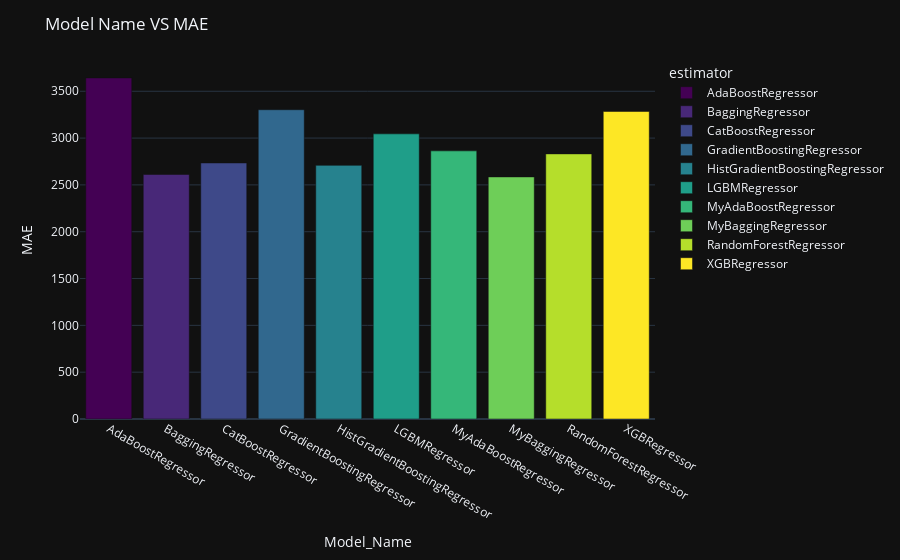

Write notebook code for a chart like this one.
### Code cell
x_name = 'estimator'
y_name = 'test_neg_mean_absolute_error'
fig = px.bar(cv_results_models.groupby(x_name, as_index=False).mean(), x=x_name, y=y_name, color=x_name,
             color_discrete_sequence=px.colors.sequential.Viridis)
fig.update_layout(title_text='Model Name VS MAE', xaxis_title='Model_Name', yaxis_title='MAE')
fig.show()

### Figure 1 — Plotly figure (JSON) as saved in the notebook; plotly's stock layout.template omitted (floating-point values rounded to 4 significant figures)
{"data": [{"alignmentgroup": "True", "hovertemplate": "estimator=%{x}<br>test_neg_mean_absolute_error=%{y}<extra></extra>", "legendgroup": "AdaBoostRegressor", "marker": {"color": "#440154", "pattern": {"shape": ""}}, "name": "AdaBoostRegressor", "offsetgroup": "AdaBoostRegressor", "orientation": "v", "showlegend": true, "textposition": "auto", "x": ["AdaBoostRegressor"], "xaxis": "x", "y": [3642.0], "yaxis": "y", "type": "bar"}, {"alignmentgroup": "True", "hovertemplate": "estimator=%{x}<br>test_neg_mean_absolute_error=%{y}<extra></extra>", "legendgroup": "BaggingRegressor", "marker": {"color": "#482878", "pattern": {"shape": ""}}, "name": "BaggingRegressor", "offsetgroup": "BaggingRegressor", "orientation": "v", "showlegend": true, "textposition": "auto", "x": ["BaggingRegressor"], "xaxis": "x", "y": [2612.0], "yaxis": "y", "type": "bar"}, {"alignmentgroup": "True", "hovertemplate": "estimator=%{x}<br>test_neg_mean_absolute_error=%{y}<extra></extra>", "legendgroup": "CatBoostRegressor", "marker": {"color": "#3e4989", "pattern": {"shape": ""}}, "name": "CatBoostRegressor", "offsetgroup": "CatBoostRegressor", "orientation": "v", "showlegend": true, "textposition": "auto", "x": ["CatBoostRegressor"], "xaxis": "x", "y": [2734.0], "yaxis": "y", "type": "bar"}, {"alignmentgroup": "True", "hovertemplate": "estimator=%{x}<br>test_neg_mean_absolute_error=%{y}<extra></extra>", "legendgroup": "GradientBoostingRegressor", "marker": {"color": "#31688e", "pattern": {"shape": ""}}, "name": "GradientBoostingRegressor", "offsetgroup": "GradientBoostingRegressor", "orientation": "v", "showlegend": true, "textposition": "auto", "x": ["GradientBoostingRegressor"], "xaxis": "x", "y": [3303.0], "yaxis": "y", "type": "bar"}, {"alignmentgroup": "True", "hovertemplate": "estimator=%{x}<br>test_neg_mean_absolute_error=%{y}<extra></extra>", "legendgroup": "HistGradientBoostingRegressor", "marker": {"color": "#26828e", "pattern": {"shape": ""}}, "name": "HistGradientBoostingRegressor", "offsetgroup": "HistGradientBoostingRegressor", "orientation": "v", "showlegend": true, "textposition": "auto", "x": ["HistGradientBoostingRegressor"], "xaxis": "x", "y": [2709.0], "yaxis": "y", "type": "bar"}, {"alignmentgroup": "True", "hovertemplate": "estimator=%{x}<br>test_neg_mean_absolute_error=%{y}<extra></extra>", "legendgroup": "LGBMRegressor", "marker": {"color": "#1f9e89", "pattern": {"shape": ""}}, "name": "LGBMRegressor", "offsetgroup": "LGBMRegressor", "orientation": "v", "showlegend": true, "textposition": "auto", "x": ["LGBMRegressor"], "xaxis": "x", "y": [3045.0], "yaxis": "y", "type": "bar"}, {"alignmentgroup": "True", "hovertemplate": "estimator=%{x}<br>test_neg_mean_absolute_error=%{y}<extra></extra>", "legendgroup": "MyAdaBoostRegressor", "marker": {"color": "#35b779", "pattern": {"shape": ""}}, "name": "MyAdaBoostRegressor", "offsetgroup": "MyAdaBoostRegressor", "orientation": "v", "showlegend": true, "textposition": "auto", "x": ["MyAdaBoostRegressor"], "xaxis": "x", "y": [2864.0], "yaxis": "y", "type": "bar"}, {"alignmentgroup": "True", "hovertemplate": "estimator=%{x}<br>test_neg_mean_absolute_error=%{y}<extra></extra>", "legendgroup": "MyBaggingRegressor", "marker": {"color": "#6ece58", "pattern": {"shape": ""}}, "name": "MyBaggingRegressor", "offsetgroup": "MyBaggingRegressor", "orientation": "v", "showlegend": true, "textposition": "auto", "x": ["MyBaggingRegressor"], "xaxis": "x", "y": [2585.0], "yaxis": "y", "type": "bar"}, {"alignmentgroup": "True", "hovertemplate": "estimator=%{x}<br>test_neg_mean_absolute_error=%{y}<extra></extra>", "legendgroup": "RandomForestRegressor", "marker": {"color": "#b5de2b", "pattern": {"shape": ""}}, "name": "RandomForestRegressor", "offsetgroup": "RandomForestRegressor", "orientation": "v", "showlegend": true, "textposition": "auto", "x": ["RandomForestRegressor"], "xaxis": "x", "y": [2831.0], "yaxis": "y", "type": "bar"}, {"alignmentgroup": "True", "hovertemplate": "estimator=%{x}<br>test_neg_mean_absolute_error=%{y}<extra></extra>", "legendgroup": "XGBRegressor", "marker": {"color": "#fde725", "pattern": {"shape": ""}}, "name": "XGBRegressor", "offsetgroup": "XGBRegressor", "orientation": "v", "showlegend": true, "textposition": "auto", "x": ["XGBRegressor"], "xaxis": "x", "y": [3284.0], "yaxis": "y", "type": "bar"}], "layout": {"xaxis": {"anchor": "y", "domain": [0.0, 1.0], "title": {"text": "Model_Name"}, "categoryorder": "array", "categoryarray": ["AdaBoostRegressor", "BaggingRegressor", "CatBoostRegressor", "GradientBoostingRegressor", "HistGradientBoostingRegressor", "LGBMRegressor", "MyAdaBoostRegressor", "MyBaggingRegressor", "RandomForestRegressor", "XGBRegressor"]}, "yaxis": {"anchor": "x", "domain": [0.0, 1.0], "title": {"text": "MAE"}}, "legend": {"title": {"text": "estimator"}, "tracegroupgap": 0}, "margin": {"t": 60}, "barmode": "relative", "title": {"text": "Model Name VS MAE"}}}
